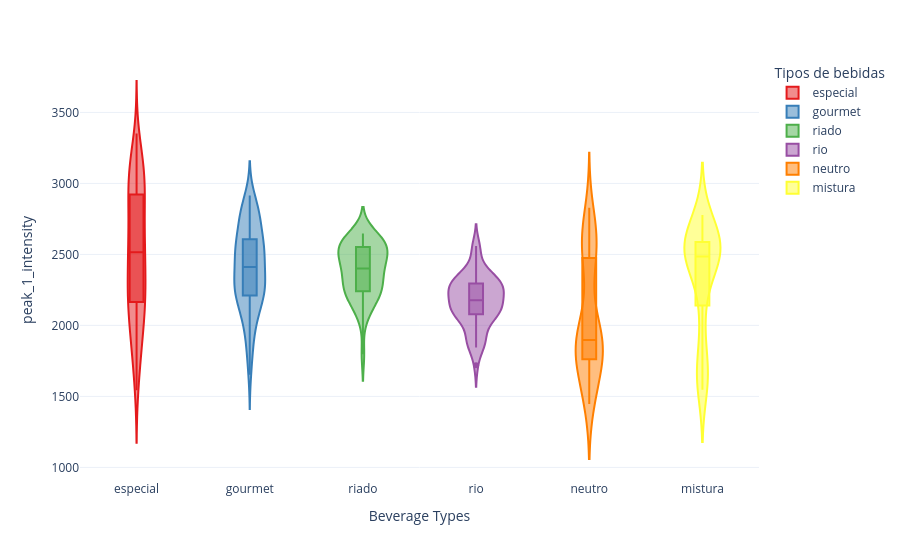

The notebook cell saved with this chart:
### Markdown cell above
### Y-axis Intensity Distribution for Beverage_type

### Code cell
fig = groupby_violin('peak_1_intensity',
                     peaks)
fig.show()

### Figure 1 — Plotly figure (JSON) as saved in the notebook; plotly's stock layout.template omitted (floating-point values rounded to 4 significant figures)
{"data": [{"alignmentgroup": "True", "box": {"visible": true}, "hovertemplate": "Tipos de bebidas=%{x}<br>peak_1_intensity=%{y}<extra></extra>", "legendgroup": "especial", "marker": {"color": "#e41a1c"}, "name": "especial", "offsetgroup": "especial", "orientation": "v", "scalegroup": "True", "showlegend": true, "type": "violin", "x": ["especial", "especial", "especial", "especial", "especial", "especial", "especial", "especial", "especial", "especial", "especial", "especial", "especial", "especial", "especial", "especial", "especial", "especial", "especial", "especial", "especial", "especial", "especial", "especial", "especial", "especial", "especial", "especial", "especial", "especial", "especial", "especial", "especial", "especial", "especial", "especial", "especial", "especial", "especial", "especial", "especial", "especial", "especial", "especial", "especial", "especial", "especial", "especial", "especial", "especial", "especial", "especial", "especial", "especial", "especial", "especial", "especial", "especial", "especial", "especial", "especial", "especial", "especial", "especial", "especial", "especial", "especial", "especial", "especial", "especial", "especial", "especial", "especial", "especial", "especial", "especial", "especial", "especial", "especial", "especial", "especial", "especial", "especial", "especial", "especial", "especial", "especial", "especial", "especial", "especial", "especial", "especial", "especial", "especial", "especial", "especial", "especial", "especial", "especial", "especial", "especial", "especial", "especial", "especial", "especial", "especial", "especial", "especial", "especial", "especial", "especial", "especial", "especial", "especial", "especial", "especial", "especial", "especial", "especial", "especial", "especial", "especial", "especial", "especial", "especial"], "x0": " ", "xaxis": "x", "y": [2380.0, 2597.0, 2286.0, 2720.0, 2592.0, 2884.0, 2344.0, 2735.0, 2479.0, 2543.0, 2255.0, 1752.0, 2813.0, 2754.0, 2816.0, 2688.0, 3112.0, 3220.0, 2701.0, 3208.0, 3137.0, 2040.0, 3140.0, 2964.0, 3028.0, 2224.0, 2875.0, 2173.0, 2927.0, 2963.0, 2944.0, 2709.0, 3151.0, 2991.0, 3039.0, 3066.0, 2195.0, 3155.0, 3087.0, 3233.0, 2059.0, 2464.0, 2239.0, 2592.0, 2437.0, 2516.0, 2554.0, 2616.0, 2540.0, 2612.0, 2588.0, 1956.0, 2536.0, 2376.0, 2491.0, 1962.0, 3135.0, 1855.0, 2944.0, 2464.0, 3071.0, 2576.0, 2892.0, 2975.0, 3047.0, 2872.0, 2258.0, 3352.0, 3158.0, 2975.0, 1636.0, 2692.0, 2848.0, 2431.0, 2921.0, 2696.0, 1697.0, 2452.0, 2548.0, 2655.0, 1641.0, 1970.0, 2042.0, 1907.0, 2367.0, 1839.0, 1797.0, 2091.0, 2227.0, 2082.0, 1937.0, 2163.0, 2233.0, 2222.0, 2269.0, 2104.0, 1872.0, 2236.0, 2032.0, 2033.0, 1719.0, 2003.0, 2118.0, 1807.0, 2353.0, 2165.0, 1908.0, 2189.0, 2075.0, 2219.0, 1543.0, 2282.0, 2282.0, 2382.0, 1543.0, 1908.0, 3183.0, 2864.0, 2967.0, 3232.0, 2792.0, 2309.0, 2943.0, 3065.0, 3258.0], "y0": " ", "yaxis": "y"}, {"alignmentgroup": "True", "box": {"visible": true}, "hovertemplate": "Tipos de bebidas=%{x}<br>peak_1_intensity=%{y}<extra></extra>", "legendgroup": "gourmet", "marker": {"color": "#377eb8"}, "name": "gourmet", "offsetgroup": "gourmet", "orientation": "v", "scalegroup": "True", "showlegend": true, "type": "violin", "x": ["gourmet", "gourmet", "gourmet", "gourmet", "gourmet", "gourmet", "gourmet", "gourmet", "gourmet", "gourmet", "gourmet", "gourmet", "gourmet", "gourmet", "gourmet", "gourmet", "gourmet", "gourmet", "gourmet", "gourmet", "gourmet", "gourmet", "gourmet", "gourmet", "gourmet", "gourmet", "gourmet", "gourmet", "gourmet", "gourmet", "gourmet", "gourmet", "gourmet", "gourmet", "gourmet", "gourmet", "gourmet", "gourmet", "gourmet", "gourmet", "gourmet", "gourmet", "gourmet", "gourmet", "gourmet", "gourmet", "gourmet", "gourmet", "gourmet", "gourmet", "gourmet", "gourmet", "gourmet", "gourmet", "gourmet", "gourmet", "gourmet", "gourmet", "gourmet", "gourmet", "gourmet", "gourmet", "gourmet", "gourmet", "gourmet", "gourmet", "gourmet", "gourmet", "gourmet", "gourmet", "gourmet", "gourmet", "gourmet", "gourmet", "gourmet", "gourmet", "gourmet", "gourmet", "gourmet", "gourmet", "gourmet", "gourmet", "gourmet", "gourmet", "gourmet", "gourmet", "gourmet", "gourmet", "gourmet", "gourmet", "gourmet", "gourmet", "gourmet", "gourmet", "gourmet", "gourmet", "gourmet", "gourmet", "gourmet", "gourmet", "gourmet", "gourmet", "gourmet", "gourmet", "gourmet"], "x0": " ", "xaxis": "x", "y": [2039.0, 2401.0, 2189.0, 2180.0, 2134.0, 1838.0, 2264.0, 2216.0, 2068.0, 2360.0, 2176.0, 2029.0, 2300.0, 2167.0, 2189.0, 2321.0, 2594.0, 2591.0, 2480.0, 2295.0, 2068.0, 2524.0, 2197.0, 2816.0, 2915.0, 2735.0, 2625.0, 2684.0, 2606.0, 2563.0, 2440.0, 2450.0, 2844.0, 2844.0, 2812.0, 2432.0, 2558.0, 2353.0, 2713.0, 2791.0, 2740.0, 2680.0, 2903.0, 2887.0, 2797.0, 2860.0, 2337.0, 2716.0, 2816.0, 2758.0, 2305.0, 2283.0, 2797.0, 2735.0, 2788.0, 2479.0, 2172.0, 2661.0, 2641.0, 2479.0, 1800.0, 2274.0, 2600.0, 2444.0, 2635.0, 1935.0, 2234.0, 2489.0, 2465.0, 2525.0, 2494.0, 2284.0, 2608.0, 2303.0, 2340.0, 2260.0, 2246.0, 2246.0, 2336.0, 2095.0, 2054.0, 1896.0, 2604.0, 2506.0, 2505.0, 2516.0, 1911.0, 2516.0, 2563.0, 2532.0, 1987.0, 2226.0, 1695.0, 2339.0, 2175.0, 1652.0, 2057.0, 2506.0, 2320.0, 2090.0, 2224.0, 1820.0, 2314.0, 2248.0, 2412.0], "y0": " ", "yaxis": "y"}, {"alignmentgroup": "True", "box": {"visible": true}, "hovertemplate": "Tipos de bebidas=%{x}<br>peak_1_intensity=%{y}<extra></extra>", "legendgroup": "riado", "marker": {"color": "#4daf4a"}, "name": "riado", "offsetgroup": "riado", "orientation": "v", "scalegroup": "True", "showlegend": true, "type": "violin", "x": ["riado", "riado", "riado", "riado", "riado", "riado", "riado", "riado", "riado", "riado", "riado", "riado", "riado", "riado", "riado", "riado", "riado", "riado", "riado", "riado", "riado", "riado", "riado", "riado", "riado", "riado", "riado", "riado", "riado", "riado", "riado", "riado", "riado", "riado", "riado", "riado", "riado", "riado", "riado", "riado", "riado", "riado", "riado", "riado", "riado"], "x0": " ", "xaxis": "x", "y": [1796.0, 2232.0, 2320.0, 2197.0, 2383.0, 2070.0, 2070.0, 2352.0, 2396.0, 2401.0, 2116.0, 2208.0, 2447.0, 2614.0, 2614.0, 2440.0, 2236.0, 2236.0, 2456.0, 2496.0, 2185.0, 2560.0, 2600.0, 2324.0, 2298.0, 2272.0, 2581.0, 2612.0, 2396.0, 2576.0, 2336.0, 2269.0, 2176.0, 2600.0, 2648.0, 2241.0, 2617.0, 2504.0, 2536.0, 2550.0, 2459.0, 2499.0, 2562.0, 2507.0, 2496.0], "y0": " ", "yaxis": "y"}, {"alignmentgroup": "True", "box": {"visible": true}, "hovertemplate": "Tipos de bebidas=%{x}<br>peak_1_intensity=%{y}<extra></extra>", "legendgroup": "rio", "marker": {"color": "#984ea3"}, "name": "rio", "offsetgroup": "rio", "orientation": "v", "scalegroup": "True", "showlegend": true, "type": "violin", "x": ["rio", "rio", "rio", "rio", "rio", "rio", "rio", "rio", "rio", "rio", "rio", "rio", "rio", "rio", "rio", "rio", "rio", "rio", "rio", "rio", "rio", "rio", "rio", "rio", "rio", "rio", "rio", "rio", "rio", "rio", "rio", "rio", "rio", "rio", "rio", "rio", "rio", "rio", "rio", "rio", "rio", "rio", "rio", "rio", "rio", "rio", "rio", "rio", "rio", "rio", "rio", "rio", "rio", "rio", "rio"], "x0": " ", "xaxis": "x", "y": [2022.0, 2227.0, 2560.0, 2543.0, 2400.0, 2284.0, 1909.0, 1909.0, 2310.0, 2091.0, 2077.0, 2364.0, 2300.0, 2375.0, 2298.0, 2053.0, 2226.0, 2184.0, 2221.0, 2139.0, 2118.0, 1867.0, 2359.0, 2518.0, 2155.0, 1956.0, 2232.0, 1720.0, 2062.0, 2098.0, 2090.0, 1844.0, 2266.0, 2316.0, 2255.0, 2232.0, 2084.0, 2251.0, 2295.0, 2176.0, 2135.0, 2323.0, 2366.0, 2296.0, 2284.0, 1864.0, 1963.0, 2120.0, 2233.0, 2085.0, 2105.0, 1858.0, 2053.0, 2157.0, 2178.0], "y0": " ", "yaxis": "y"}, {"alignmentgroup": "True", "box": {"visible": true}, "hovertemplate": "Tipos de bebidas=%{x}<br>peak_1_intensity=%{y}<extra></extra>", "legendgroup": "neutro", "marker": {"color": "#ff7f00"}, "name": "neutro", "offsetgroup": "neutro", "orientation": "v", "scalegroup": "True", "showlegend": true, "type": "violin", "x": ["neutro", "neutro", "neutro", "neutro", "neutro", "neutro", "neutro", "neutro", "neutro", "neutro", "neutro", "neutro", "neutro", "neutro", "neutro", "neutro", "neutro", "neutro", "neutro", "neutro", "neutro", "neutro", "neutro", "neutro", "neutro", "neutro", "neutro", "neutro", "neutro", "neutro", "neutro", "neutro", "neutro", "neutro", "neutro", "neutro", "neutro", "neutro", "neutro", "neutro", "neutro", "neutro", "neutro", "neutro", "neutro", "neutro", "neutro", "neutro", "neutro", "neutro", "neutro", "neutro", "neutro", "neutro", "neutro"], "x0": " ", "xaxis": "x", "y": [1556.0, 1629.0, 1573.0, 1481.0, 1447.0, 1553.0, 1773.0, 1695.0, 1488.0, 1455.0, 1893.0, 1959.0, 1740.0, 1857.0, 1816.0, 1773.0, 1877.0, 1939.0, 1752.0, 1823.0, 1709.0, 1786.0, 1786.0, 2036.0, 1972.0, 1881.0, 1757.0, 1957.0, 1897.0, 1729.0, 1874.0, 1869.0, 1967.0, 1952.0, 1835.0, 2453.0, 2567.0, 2615.0, 2720.0, 2579.0, 2562.0, 2492.0, 2468.0, 2623.0, 2692.0, 2379.0, 2095.0, 2719.0, 2593.0, 2476.0, 1942.0, 2719.0, 2828.0, 2353.0, 2671.0], "y0": " ", "yaxis": "y"}, {"alignmentgroup": "True", "box": {"visible": true}, "hovertemplate": "Tipos de bebidas=%{x}<br>peak_1_intensity=%{y}<extra></extra>", "legendgroup": "mistura", "marker": {"color": "#ffff33"}, "name": "mistura", "offsetgroup": "mistura", "orientation": "v", "scalegroup": "True", "showlegend": true, "type": "violin", "x": ["mistura", "mistura", "mistura", "mistura", "mistura", "mistura", "mistura", "mistura", "mistura", "mistura", "mistura", "mistura", "mistura", "mistura", "mistura", "mistura", "mistura", "mistura", "mistura", "mistura", "mistura", "mistura", "mistura", "mistura", "mistura"], "x0": " ", "xaxis": "x", "y": [1547.0, 1607.0, 1669.0, 1735.0, 1671.0, 2648.0, 2435.0, 2506.0, 2599.0, 2480.0, 2464.0, 2752.0, 2528.0, 2483.0, 2777.0, 2012.0, 2440.0, 2485.0, 2672.0, 2576.0, 2516.0, 2184.0, 2584.0, 2612.0, 2543.0], "y0": " ", "yaxis": "y"}], "layout": {"legend": {"title": {"text": "Tipos de bebidas"}, "tracegroupgap": 0}, "margin": {"t": 60}, "violinmode": "overlay", "xaxis": {"anchor": "y", "categoryarray": ["especial", "gourmet", "riado", "rio", "neutro", "mistura"], "categoryorder": "array", "domain": [0, 1], "title": {"text": "Beverage Types"}}, "yaxis": {"anchor": "x", "domain": [0, 1], "title": {"text": "peak_1_intensity"}}}}
